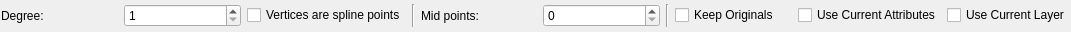
<?xml version="1.0" encoding="UTF-8"?>
<ui version="4.0">
 <class>LC_SplineFromPolylineOptionsWidget</class>
 <widget class="QWidget" name="LC_SplineFromPolylineOptionsWidget">
  <property name="geometry">
   <rect>
    <x>0</x>
    <y>0</y>
    <width>1071</width>
    <height>32</height>
   </rect>
  </property>
  <property name="windowTitle">
   <string>Form</string>
  </property>
  <layout class="QGridLayout" name="gridLayout">
   <property name="leftMargin">
    <number>1</number>
   </property>
   <property name="topMargin">
    <number>0</number>
   </property>
   <property name="rightMargin">
    <number>1</number>
   </property>
   <property name="bottomMargin">
    <number>0</number>
   </property>
   <item row="0" column="10">
    <widget class="QCheckBox" name="cbLayer">
     <property name="toolTip">
      <string>If checked, created entities will be placed on current layer, otherwise they will be placed into original layers.</string>
     </property>
     <property name="text">
      <string>Use Current Layer</string>
     </property>
    </widget>
   </item>
   <item row="0" column="6">
    <widget class="QSpinBox" name="sbMidPoints">
     <property name="toolTip">
      <string>Amount of middle points of polyline segment that will be added to spline. </string>
     </property>
     <property name="minimum">
      <number>0</number>
     </property>
     <property name="maximum">
      <number>10</number>
     </property>
    </widget>
   </item>
   <item row="0" column="2">
    <widget class="QSpinBox" name="sbDegree">
     <property name="toolTip">
      <string>Defines degree of the spline</string>
     </property>
     <property name="minimum">
      <number>1</number>
     </property>
     <property name="maximum">
      <number>3</number>
     </property>
    </widget>
   </item>
   <item row="0" column="8">
    <widget class="QCheckBox" name="cbKeepOriginals">
     <property name="toolTip">
      <string>If unchecked, original polyline will be removed, otherwise it will survive.</string>
     </property>
     <property name="text">
      <string>Keep Originals</string>
     </property>
    </widget>
   </item>
   <item row="0" column="5">
    <widget class="QLabel" name="label_2">
     <property name="text">
      <string>Mid points:</string>
     </property>
    </widget>
   </item>
   <item row="0" column="9">
    <widget class="QCheckBox" name="cbCurrentAttr">
     <property name="toolTip">
      <string>If checked, current attributes will be used for created entities, otherwise - original ones. </string>
     </property>
     <property name="text">
      <string>Use Current Attributes</string>
     </property>
    </widget>
   </item>
   <item row="0" column="1">
    <widget class="QLabel" name="label">
     <property name="text">
      <string>Degree:</string>
     </property>
    </widget>
   </item>
   <item row="0" column="3">
    <widget class="QCheckBox" name="cbFitPoints">
     <property name="toolTip">
      <string>If checked, polyline vertices are considered as spline points and spline by points will be created. Otherwise, they are considered as control points and ordinary spline will be created.</string>
     </property>
     <property name="text">
      <string>Vertices are spline points</string>
     </property>
    </widget>
   </item>
   <item row="0" column="7">
    <widget class="Line" name="line">
     <property name="orientation">
      <enum>Qt::Orientation::Vertical</enum>
     </property>
    </widget>
   </item>
   <item row="0" column="4">
    <widget class="Line" name="line_2">
     <property name="orientation">
      <enum>Qt::Orientation::Vertical</enum>
     </property>
    </widget>
   </item>
  </layout>
 </widget>
 <resources/>
 <connections/>
</ui>
